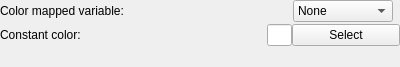
<?xml version="1.0" encoding="UTF-8"?>
<ui version="4.0">
 <class>ColorMappedVariableGUI</class>
 <widget class="QWidget" name="ColorMappedVariableGUI">
  <property name="geometry">
   <rect>
    <x>0</x>
    <y>0</y>
    <width>400</width>
    <height>67</height>
   </rect>
  </property>
  <property name="sizePolicy">
   <sizepolicy hsizetype="Preferred" vsizetype="Preferred">
    <horstretch>0</horstretch>
    <verstretch>0</verstretch>
   </sizepolicy>
  </property>
  <property name="windowTitle">
   <string>Form</string>
  </property>
  <layout class="QVBoxLayout" name="verticalLayout" stretch="0,0,1">
   <property name="spacing">
    <number>2</number>
   </property>
   <property name="sizeConstraint">
    <enum>QLayout::SetMinimumSize</enum>
   </property>
   <property name="leftMargin">
    <number>0</number>
   </property>
   <property name="topMargin">
    <number>0</number>
   </property>
   <property name="rightMargin">
    <number>0</number>
   </property>
   <property name="bottomMargin">
    <number>0</number>
   </property>
   <item>
    <layout class="QHBoxLayout" name="horizontalLayout">
     <property name="spacing">
      <number>0</number>
     </property>
     <property name="rightMargin">
      <number>7</number>
     </property>
     <property name="bottomMargin">
      <number>0</number>
     </property>
     <item>
      <widget class="QLabel" name="label">
       <property name="text">
        <string>Color mapped variable:</string>
       </property>
      </widget>
     </item>
     <item>
      <spacer name="horizontalSpacer">
       <property name="orientation">
        <enum>Qt::Horizontal</enum>
       </property>
       <property name="sizeHint" stdset="0">
        <size>
         <width>40</width>
         <height>20</height>
        </size>
       </property>
      </spacer>
     </item>
     <item>
      <widget class="QComboBox" name="colormapVarCombo">
       <property name="minimumSize">
        <size>
         <width>100</width>
         <height>0</height>
        </size>
       </property>
       <item>
        <property name="text">
         <string>None</string>
        </property>
       </item>
      </widget>
     </item>
    </layout>
   </item>
   <item>
    <layout class="QHBoxLayout" name="horizontalLayout_3">
     <property name="spacing">
      <number>0</number>
     </property>
     <property name="bottomMargin">
      <number>0</number>
     </property>
     <item>
      <widget class="QLabel" name="label_3">
       <property name="text">
        <string>Constant color:</string>
       </property>
      </widget>
     </item>
     <item>
      <spacer name="horizontalSpacer_2">
       <property name="orientation">
        <enum>Qt::Horizontal</enum>
       </property>
       <property name="sizeHint" stdset="0">
        <size>
         <width>40</width>
         <height>20</height>
        </size>
       </property>
      </spacer>
     </item>
     <item>
      <widget class="QLineEdit" name="colorDisplay">
       <property name="maximumSize">
        <size>
         <width>25</width>
         <height>16777215</height>
        </size>
       </property>
      </widget>
     </item>
     <item>
      <widget class="QPushButton" name="colorSelectButton">
       <property name="minimumSize">
        <size>
         <width>108</width>
         <height>0</height>
        </size>
       </property>
       <property name="maximumSize">
        <size>
         <width>100</width>
         <height>16777215</height>
        </size>
       </property>
       <property name="text">
        <string>Select</string>
       </property>
       <property name="iconSize">
        <size>
         <width>16</width>
         <height>16</height>
        </size>
       </property>
      </widget>
     </item>
    </layout>
   </item>
   <item>
    <spacer name="verticalSpacer">
     <property name="orientation">
      <enum>Qt::Vertical</enum>
     </property>
     <property name="sizeHint" stdset="0">
      <size>
       <width>20</width>
       <height>40</height>
      </size>
     </property>
    </spacer>
   </item>
  </layout>
 </widget>
 <resources/>
 <connections/>
</ui>
